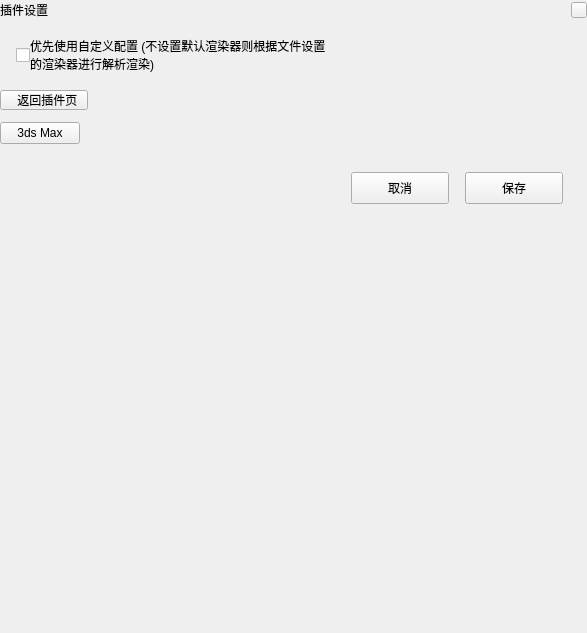
<?xml version="1.0" encoding="UTF-8"?>
<ui version="4.0">
 <class>EnvSet</class>
 <widget class="QWidget" name="EnvSet">
  <property name="geometry">
   <rect>
    <x>0</x>
    <y>0</y>
    <width>587</width>
    <height>633</height>
   </rect>
  </property>
  <property name="windowTitle">
   <string>Form</string>
  </property>
  <layout class="QGridLayout" name="gridLayout">
   <property name="leftMargin">
    <number>0</number>
   </property>
   <property name="topMargin">
    <number>0</number>
   </property>
   <property name="rightMargin">
    <number>0</number>
   </property>
   <property name="bottomMargin">
    <number>0</number>
   </property>
   <property name="spacing">
    <number>0</number>
   </property>
   <item row="0" column="0">
    <widget class="QWidget" name="Wid" native="true">
     <layout class="QHBoxLayout" name="head">
      <property name="spacing">
       <number>0</number>
      </property>
      <property name="leftMargin">
       <number>0</number>
      </property>
      <property name="topMargin">
       <number>0</number>
      </property>
      <property name="rightMargin">
       <number>0</number>
      </property>
      <property name="bottomMargin">
       <number>0</number>
      </property>
      <item>
       <widget class="QLabel" name="title">
        <property name="text">
         <string>插件设置</string>
        </property>
       </widget>
      </item>
      <item>
       <spacer name="horizontalSpacer_2">
        <property name="orientation">
         <enum>Qt::Horizontal</enum>
        </property>
        <property name="sizeHint" stdset="0">
         <size>
          <width>40</width>
          <height>20</height>
         </size>
        </property>
       </spacer>
      </item>
      <item>
       <widget class="QPushButton" name="headClose">
        <property name="minimumSize">
         <size>
          <width>16</width>
          <height>16</height>
         </size>
        </property>
        <property name="maximumSize">
         <size>
          <width>16</width>
          <height>16</height>
         </size>
        </property>
        <property name="text">
         <string/>
        </property>
       </widget>
      </item>
     </layout>
    </widget>
   </item>
   <item row="1" column="0">
    <widget class="QWidget" name="checkWid" native="true">
     <layout class="QGridLayout" name="gridLayout_5">
      <property name="leftMargin">
       <number>0</number>
      </property>
      <property name="topMargin">
       <number>17</number>
      </property>
      <property name="rightMargin">
       <number>0</number>
      </property>
      <property name="bottomMargin">
       <number>17</number>
      </property>
      <property name="spacing">
       <number>0</number>
      </property>
      <item row="1" column="0">
       <layout class="QHBoxLayout" name="horizontalLayout_4">
        <property name="spacing">
         <number>0</number>
        </property>
        <property name="topMargin">
         <number>0</number>
        </property>
        <item>
         <spacer name="horizontalSpacer_5">
          <property name="orientation">
           <enum>Qt::Horizontal</enum>
          </property>
          <property name="sizeType">
           <enum>QSizePolicy::Fixed</enum>
          </property>
          <property name="sizeHint" stdset="0">
           <size>
            <width>16</width>
            <height>20</height>
           </size>
          </property>
         </spacer>
        </item>
        <item>
         <widget class="QCheckBox" name="CustomEn">
          <property name="sizePolicy">
           <sizepolicy hsizetype="Preferred" vsizetype="Preferred">
            <horstretch>0</horstretch>
            <verstretch>0</verstretch>
           </sizepolicy>
          </property>
          <property name="text">
           <string/>
          </property>
         </widget>
        </item>
        <item>
         <layout class="QVBoxLayout" name="verticalLayout">
          <property name="spacing">
           <number>0</number>
          </property>
          <property name="topMargin">
           <number>0</number>
          </property>
          <item>
           <widget class="QLabel" name="label_2">
            <property name="text">
             <string>优先使用自定义配置 (不设置默认渲染器则根据文件设置</string>
            </property>
           </widget>
          </item>
          <item>
           <widget class="QLabel" name="label">
            <property name="text">
             <string>的渲染器进行解析渲染)</string>
            </property>
           </widget>
          </item>
         </layout>
        </item>
        <item>
         <spacer name="horizontalSpacer_6">
          <property name="orientation">
           <enum>Qt::Horizontal</enum>
          </property>
          <property name="sizeHint" stdset="0">
           <size>
            <width>40</width>
            <height>20</height>
           </size>
          </property>
         </spacer>
        </item>
       </layout>
      </item>
     </layout>
    </widget>
   </item>
   <item row="2" column="0">
    <widget class="QWidget" name="backWid" native="true">
     <layout class="QGridLayout" name="gridLayout_6">
      <property name="leftMargin">
       <number>0</number>
      </property>
      <property name="topMargin">
       <number>0</number>
      </property>
      <property name="rightMargin">
       <number>0</number>
      </property>
      <property name="bottomMargin">
       <number>0</number>
      </property>
      <property name="spacing">
       <number>0</number>
      </property>
      <item row="0" column="0">
       <layout class="QHBoxLayout" name="horizontalLayout_8">
        <property name="spacing">
         <number>8</number>
        </property>
        <property name="topMargin">
         <number>0</number>
        </property>
        <item>
         <widget class="QPushButton" name="backEnvset">
          <property name="sizePolicy">
           <sizepolicy hsizetype="Preferred" vsizetype="Preferred">
            <horstretch>0</horstretch>
            <verstretch>0</verstretch>
           </sizepolicy>
          </property>
          <property name="minimumSize">
           <size>
            <width>88</width>
            <height>20</height>
           </size>
          </property>
          <property name="maximumSize">
           <size>
            <width>16777215</width>
            <height>20</height>
           </size>
          </property>
          <property name="text">
           <string>  返回插件页</string>
          </property>
         </widget>
        </item>
        <item>
         <spacer name="horizontalSpacer_8">
          <property name="orientation">
           <enum>Qt::Horizontal</enum>
          </property>
          <property name="sizeHint" stdset="0">
           <size>
            <width>40</width>
            <height>20</height>
           </size>
          </property>
         </spacer>
        </item>
       </layout>
      </item>
     </layout>
    </widget>
   </item>
   <item row="3" column="0">
    <widget class="QWidget" name="widget" native="true">
     <property name="styleSheet">
      <string notr="true"/>
     </property>
     <layout class="QHBoxLayout" name="horizontalLayout">
      <property name="spacing">
       <number>0</number>
      </property>
      <property name="leftMargin">
       <number>0</number>
      </property>
      <property name="topMargin">
       <number>12</number>
      </property>
      <property name="rightMargin">
       <number>0</number>
      </property>
      <property name="bottomMargin">
       <number>12</number>
      </property>
      <item>
       <widget class="QPushButton" name="dmax">
        <property name="text">
         <string>3ds Max</string>
        </property>
       </widget>
      </item>
      <item>
       <spacer name="horizontalSpacer">
        <property name="orientation">
         <enum>Qt::Horizontal</enum>
        </property>
        <property name="sizeHint" stdset="0">
         <size>
          <width>212</width>
          <height>20</height>
         </size>
        </property>
       </spacer>
      </item>
     </layout>
    </widget>
   </item>
   <item row="4" column="0">
    <widget class="QWidget" name="widget_2" native="true">
     <property name="styleSheet">
      <string notr="true"/>
     </property>
     <layout class="QGridLayout" name="gridLayout_2">
      <property name="leftMargin">
       <number>0</number>
      </property>
      <property name="topMargin">
       <number>0</number>
      </property>
      <property name="rightMargin">
       <number>0</number>
      </property>
      <property name="bottomMargin">
       <number>20</number>
      </property>
      <property name="spacing">
       <number>0</number>
      </property>
      <item row="1" column="0">
       <widget class="QWidget" name="envBlockWid" native="true">
        <property name="sizePolicy">
         <sizepolicy hsizetype="Expanding" vsizetype="Expanding">
          <horstretch>0</horstretch>
          <verstretch>0</verstretch>
         </sizepolicy>
        </property>
        <property name="styleSheet">
         <string notr="true"/>
        </property>
        <layout class="QGridLayout" name="gridLayout_3">
         <property name="leftMargin">
          <number>0</number>
         </property>
         <property name="topMargin">
          <number>0</number>
         </property>
         <property name="rightMargin">
          <number>0</number>
         </property>
         <property name="bottomMargin">
          <number>0</number>
         </property>
         <property name="spacing">
          <number>0</number>
         </property>
         <item row="0" column="0">
          <widget class="QScrollArea" name="scroll">
           <property name="frameShape">
            <enum>QFrame::NoFrame</enum>
           </property>
           <property name="widgetResizable">
            <bool>true</bool>
           </property>
           <widget class="QWidget" name="scrollArea">
            <property name="geometry">
             <rect>
              <x>0</x>
              <y>0</y>
              <width>587</width>
              <height>411</height>
             </rect>
            </property>
            <property name="styleSheet">
             <string notr="true"/>
            </property>
           </widget>
          </widget>
         </item>
        </layout>
       </widget>
      </item>
      <item row="0" column="0">
       <widget class="QWidget" name="btnWid" native="true">
        <property name="styleSheet">
         <string notr="true"/>
        </property>
        <layout class="QGridLayout" name="gridLayout_4">
         <property name="leftMargin">
          <number>0</number>
         </property>
         <property name="topMargin">
          <number>0</number>
         </property>
         <property name="rightMargin">
          <number>0</number>
         </property>
         <property name="bottomMargin">
          <number>0</number>
         </property>
         <property name="spacing">
          <number>0</number>
         </property>
         <item row="0" column="0">
          <layout class="QHBoxLayout" name="horizontalLayout_2">
           <item>
            <widget class="EnvNew" name="envNew" native="true"/>
           </item>
          </layout>
         </item>
         <item row="1" column="0">
          <layout class="QHBoxLayout" name="horizontalLayout_3">
           <property name="spacing">
            <number>16</number>
           </property>
           <property name="topMargin">
            <number>16</number>
           </property>
           <property name="bottomMargin">
            <number>0</number>
           </property>
           <item>
            <spacer name="horizontalSpacer_3">
             <property name="orientation">
              <enum>Qt::Horizontal</enum>
             </property>
             <property name="sizeHint" stdset="0">
              <size>
               <width>187</width>
               <height>20</height>
              </size>
             </property>
            </spacer>
           </item>
           <item>
            <widget class="QPushButton" name="cancel">
             <property name="minimumSize">
              <size>
               <width>98</width>
               <height>32</height>
              </size>
             </property>
             <property name="maximumSize">
              <size>
               <width>98</width>
               <height>32</height>
              </size>
             </property>
             <property name="cursor">
              <cursorShape>PointingHandCursor</cursorShape>
             </property>
             <property name="text">
              <string>取消</string>
             </property>
            </widget>
           </item>
           <item>
            <widget class="QPushButton" name="submit">
             <property name="minimumSize">
              <size>
               <width>98</width>
               <height>32</height>
              </size>
             </property>
             <property name="maximumSize">
              <size>
               <width>98</width>
               <height>32</height>
              </size>
             </property>
             <property name="cursor">
              <cursorShape>PointingHandCursor</cursorShape>
             </property>
             <property name="text">
              <string>保存</string>
             </property>
            </widget>
           </item>
           <item>
            <spacer name="horizontalSpacer_7">
             <property name="orientation">
              <enum>Qt::Horizontal</enum>
             </property>
             <property name="sizeType">
              <enum>QSizePolicy::Fixed</enum>
             </property>
             <property name="sizeHint" stdset="0">
              <size>
               <width>24</width>
               <height>20</height>
              </size>
             </property>
            </spacer>
           </item>
          </layout>
         </item>
        </layout>
       </widget>
      </item>
     </layout>
    </widget>
   </item>
  </layout>
 </widget>
 <customwidgets>
  <customwidget>
   <class>EnvNew</class>
   <extends>QWidget</extends>
   <header>view/set/envnew.h</header>
   <container>1</container>
  </customwidget>
 </customwidgets>
 <resources/>
 <connections/>
</ui>
